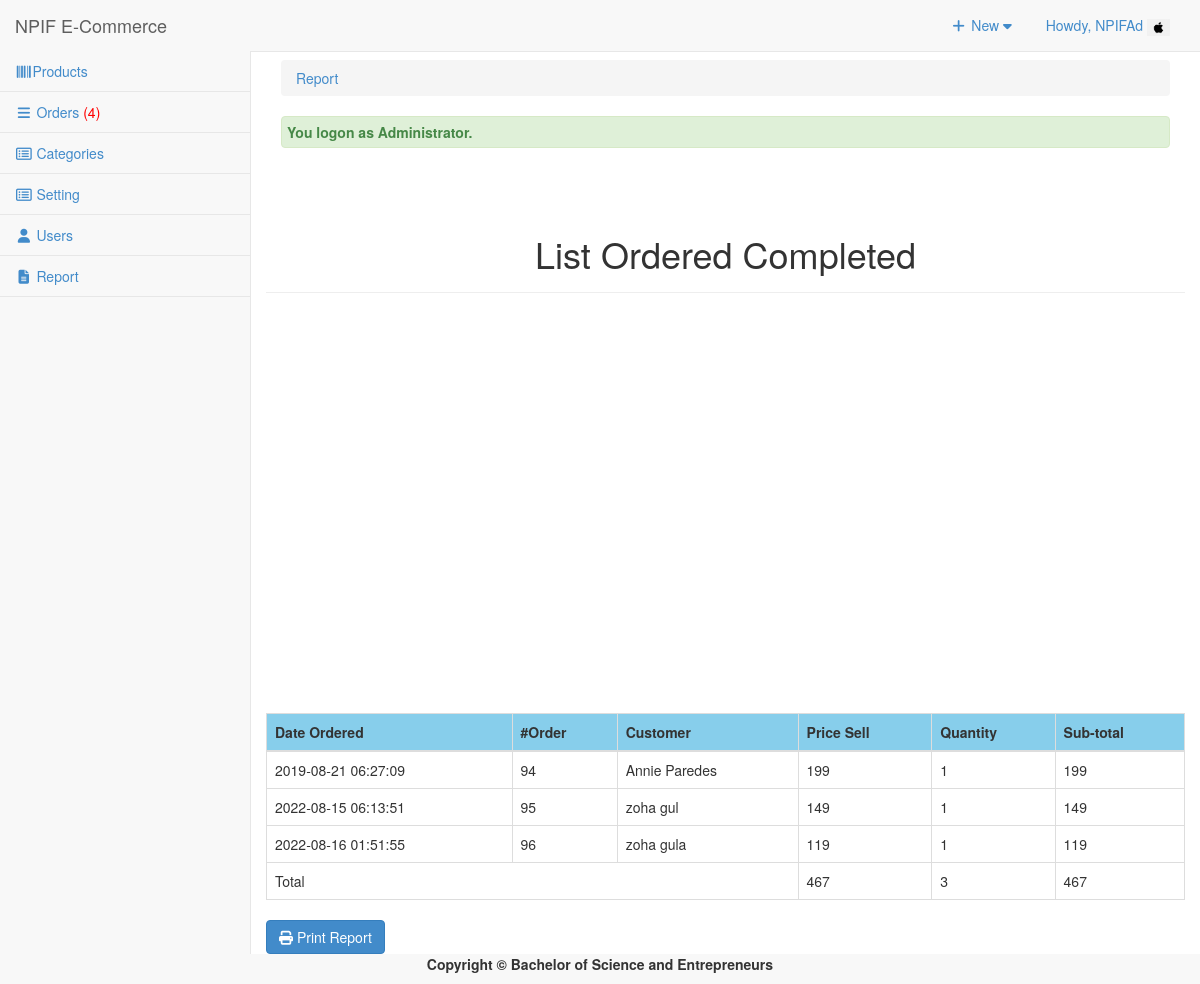
The app's page /admin/report/index.php (signed in) with its own data.
### tables this page shows
CREATE TABLE `tbluseraccount` (
  `USERID` int(11) NOT NULL,
  `U_NAME` varchar(122) NOT NULL,
  `U_USERNAME` varchar(122) NOT NULL,
  `U_PASS` varchar(122) NOT NULL,
  `U_ROLE` varchar(30) NOT NULL,
  `USERIMAGE` varchar(255) NOT NULL
);

CREATE TABLE `tblorder` (
  `ORDERID` int(11) NOT NULL,
  `PROID` int(11) NOT NULL,
  `ORDEREDQTY` int(11) NOT NULL,
  `ORDEREDPRICE` double NOT NULL,
  `ORDEREDNUM` int(11) NOT NULL,
  `USERID` int(11) NOT NULL
);

CREATE TABLE `tblsummary` (
  `SUMMARYID` int(11) NOT NULL,
  `ORDEREDDATE` datetime NOT NULL,
  `CUSTOMERID` int(11) NOT NULL,
  `ORDEREDNUM` int(11) NOT NULL,
  `DELFEE` double NOT NULL,
  `PAYMENT` double NOT NULL,
  `PAYMENTMETHOD` varchar(30) NOT NULL,
  `ORDEREDSTATS` varchar(30) NOT NULL,
  `ORDEREDREMARKS` varchar(125) NOT NULL,
  `CLAIMEDADTE` datetime NOT NULL,
  `HVIEW` tinyint(4) NOT NULL,
  `USERID` int(11) NOT NULL
);

CREATE TABLE `tblcustomer` (
  `CUSTOMERID` int(11) NOT NULL,
  `FNAME` varchar(30) NOT NULL,
  `LNAME` varchar(30) NOT NULL,
  `MNAME` varchar(30) NOT NULL,
  `CUSHOMENUM` varchar(90) NOT NULL,
  `STREETADD` text NOT NULL,
  `BRGYADD` text NOT NULL,
  `CITYADD` text NOT NULL,
  `PROVINCE` varchar(80) NOT NULL,
  `COUNTRY` varchar(30) NOT NULL,
  `DBIRTH` date NOT NULL,
  `GENDER` varchar(10) NOT NULL,
  `PHONE` varchar(20) NOT NULL,
  `EMAILADD` varchar(40) NOT NULL,
  `ZIPCODE` int(6) NOT NULL,
  `CUSUNAME` varchar(20) NOT NULL,
  `CUSPASS` varchar(90) NOT NULL,
  `CUSPHOTO` varchar(255) NOT NULL,
  `TERMS` tinyint(4) NOT NULL,
  `DATEJOIN` date NOT NULL
);

### admin/report/index.php (called while the page is built, shortened)
<?php
require_once("../../include/initialize.php");
$title ='Report';
require_once '../theme/Templates.php';
?>

### include/database.php (called while the page is built, shortened)
<?php
class Database {
	var $sql_string = '';
	private $conn;
	public function open_connection() {
		$this->conn = mysqli_connect(server,user,pass);
		if(!$this->conn){
			echo "Problem in database connection! Contact administrator!";
			exit();
		}else{
			$db_select = mysqli_select_db($this->conn,database_name);
		}
	}
	function setQuery($sql='') {
		$this->sql_string=$sql;
	}
	function executeQuery() {
		$result = mysqli_query($this->conn,$this->sql_string);
		return $result;
	}
	private function confirm_query($result) {
		return $result;
	}
	function loadResultList( $key='' ) {
		$cur = $this->executeQuery();
		$array = array();
		while ($row = mysqli_fetch_object($cur)) {
			if ($key) {
				$array[$row->$key] = $row;
			} else {
				$array[] = $row;
			}
		}
		return $array;
	}
	function loadSingleResult() {
		$cur = $this->executeQuery();
		while ($row = mysqli_fetch_object($cur)) {
		return $data = $row;
		}
	}
	public function num_rows($result_set) {
		return mysqli_num_rows($result_set);
	}
}
$mydb = new Database();
?>

### include/accounts.php (called while the page is built, shortened)
<?php
require_once(LIB_PATH.DS.'database.php');
class User {
	protected static  $tblname = "tbluseraccount";
	function single_user($id=""){
			global $mydb;
			$mydb->setQuery("SELECT * FROM ".self::$tblname."
				Where USERID= '{$id}' LIMIT 1");
			$cur = $mydb->loadSingleResult();
			return $cur;
	}
}
?>

### admin/report/list.php (the view, shortened to what this page needs)
<div class="row" style="margin:0;text-align:center;">
	<form action="index.php" method="post">
		<div class="col-lg-6"></div>
		<div class="col-lg-2">
			<div class="row">
				<div class="col-md-12">
				</div>
			</div>
		</div>
</div>
</div>
<div class="row">
	<span id="printout">
		<div class="col-md-12">
			<div class="page-header" style="text-align:center;">
				<h1>List Ordered Completed</h1>
			</div>
			<form class="" method="POST" action="<?php echo $_SERVER['PHP_SELF'] ?>">
				<table class="table table-bordered table-hover" align="center" cellspacing="10px">
					<thead>
						<tr bgcolor="skyblue" style="font-weight: bold;">
							<td>Date Ordered</td>
							<td>#Order</td>
							<td>Customer</td>
							<td>Price Sell</td>
							<td>Quantity</td>
							<td>Sub-total</td>
						</tr>
					</thead>
					<tbody>
						<?php
						$totAmount = 0;
						$totQty = 0;
						$markupPrice = 0;
						$query = "SELECT  *  FROM `tblorder` O, `tblcustomer` c,  `tblsummary` s
							 WHERE O.`ORDEREDNUM`=S.`ORDEREDNUM` AND  c.`CUSTOMERID` = s.`CUSTOMERID`
								  AND  ORDEREDSTATS='Confirmed' GROUP BY ORDEREDDATE";
						$mydb->setQuery($query);
						$cur = $mydb->loadResultList();
						if (isset($cur)) {
							foreach ($cur as $result) {
						?>
						<?php
								$AMOUNT = $result->ORDEREDPRICE * $result->ORDEREDQTY;
								echo '<tr>';
								echo '<td>' . $result->ORDEREDDATE . '</td>';
								echo '<td>' . $result->ORDEREDNUM . '</td>';
								echo '<td>' . $result->FNAME . ' ' . $result->LNAME . '</td>';
								echo '<td>' . $result->ORDEREDPRICE . '</td>';
								echo '<td>' . $result->ORDEREDQTY . '</td>';
								echo '<td>' . $AMOUNT . '</td> ';
								$markupPrice += $result->ORDEREDPRICE;
								$totQty += $result->ORDEREDQTY;
								$totAmount += $AMOUNT;
							}
						} else {
							echo '<tr><td colspan="7" align="center"><h2></h2></td></tr>';
						}
						?>
						<div id="chart_div" style="width: 100%; height:400px;"></div>
					</tbody>
					<tfoot>
						<tr>
							<td colspan="3">Total</td>
							<td><?php echo $markupPrice; ?></td>
							<td><?php echo $totQty; ?></td>
							<td><?php echo $totAmount; ?></td>
						</tr>
					</tfoot>
				</table>
			</form>
		</div>
	</span>
	<div class="row">
		<div class="col-md-12">
			<div class="col-md-2">
				<button onclick="tablePrint();" class="btn btn-primary"><i class="fa fa-print"></i> Print Report</button>
			</div>
		</div>
	</div>
</div>

### admin/theme/templates.php (shortened to what this page needs)
<!DOCTYPE html>
<html lang="en">
<head>
<link href="<?php echo web_root; ?>admin/css/bootstrap.min.css" rel="stylesheet">
<link href="<?php echo web_root; ?>admin/css/metisMenu.min.css" rel="stylesheet">
<link href="<?php echo web_root; ?>admin/css/timeline.css" rel="stylesheet">
<link href="<?php echo web_root; ?>admin/css/sb-admin-2.css" rel="stylesheet">
<link href="<?php echo web_root; ?>admin/font/css/font-awesome.min.css" rel="stylesheet" type="text/css">
<link href="<?php echo web_root; ?>admin/font/font-awesome.min.css" rel="stylesheet" type="text/css">
<link href="<?php echo web_root; ?>admin/css/dataTables.bootstrap.css" rel="stylesheet">
<link href="<?php echo web_root; ?>css/bootstrap-datetimepicker.min.css" rel="stylesheet" media="screen">
<link href="<?php echo web_root; ?>css/datepicker.css" rel="stylesheet" media="screen">
<link href="<?php echo web_root; ?>admin/css/costum.css" rel="stylesheet">
<link href="<?php echo web_root; ?>admin/css/ekko-lightbox.css" rel="stylesheet">
</head>
  <?php
    $query = "SELECT * FROM tblsummary WHERE ORDEREDSTATS = 'Pending'";
    $mydb->setQuery($query);
    $cur = $mydb->executeQuery();
    $rowscount = $mydb->num_rows($cur);
    $res = isset($rowscount)? $rowscount : 0;
    if($res>0){
    $order = '<span style="color:red;">('.$res.')</span>';
    }else{
        $order = '<span> ('.$res.')</span>';
    }
?>
<body>
   <div id="wrapper">
        <nav class="navbar navbar-default navbar-static-top  " role="navigation" style="margin-bottom: 0">
            <div class="navbar-header">
                 <a class="navbar-brand"  href="<?php echo web_root; ?>admin/index.php" >NPIF E-Commerce</a>
            </div>
            <ul class="nav navbar-top-links navbar-right">
                 <li class="dropdown">
                    <a class="dropdown-toggle" data-toggle="dropdown" href="#">
                        <i class="fa fa-plus fa-fw"></i> New  <i class="fa fa-caret-down"></i>
                    </a>
                </li>
<?php
 $user = New User();
$singleuser = $user->single_user($_SESSION['USERID']);
?>
                <li class="dropdown">
                    <a class="dropdown-toggle" data-toggle="dropdown" href="#">
                        Howdy, <?php echo $_SESSION['U_NAME']; ?> <img title="profile image" width="23px" height="17px" src="<?php echo web_root.'admin/user/'.$singleuser ->USERIMAGE ?>">
                    </a>
                </li>
            </ul>
            <div class="navbar-default sidebar" role="navigation">
                <div class="sidebar-nav navbar-collapse">
                    <ul class="nav" id="side-menu">
                        <li>
                             <a href="<?php echo web_root; ?>admin/products/index.php"><i class="fa fa-barcode fa-fw"></i>Products </a>
                        </li>
                        <li>
                             <a href="<?php echo web_root; ?>admin/orders/index.php" ><i class="fa fa-reorder fa-fw"></i>  Orders <?php echo $order; ?></a>
                  </li>
                         <li>
                             <a href="<?php echo web_root; ?>admin/category/index.php" ><i class="fa fa-list-alt fa-fw"></i>  Categories </a>
                        </li>
                        <?php if ($_SESSION['U_ROLE']=='Administrator') {
                        ?>
                         <li>
                             <a href="<?php echo web_root; ?>admin/settings/index.php" ><i class="fa fa-list-alt fa-fw"></i>  Setting </a>
                        </li>
                          <li>
                            <a href="<?php echo web_root; ?>admin/user/index.php" ><i class="fa fa-user fa-fw"></i> Users </a>
                        </li>
                         <li>
                            <a href="<?php echo web_root; ?>admin/report/index.php" ><i class="fa  fa-file-text fa-fw"></i> Report </a>
                        </li>
                 <?php }  ?>
                    </ul>
                </div>
            </div>
        </nav>
  <div id="page-wrapper">
            <div class="row" >
                <div class="col-lg-12">
                    <?php
                    if ($title<>'Dashboard'){
                       echo   '<p class="breadcrumb" style="margin-top: 8px;">
                        <a href="index.php" title="'. $title.'" >'. $title.'</a>
                        '.(isset($header) ? ' / '. $header : '').'  </p>'  ;
                    } ?>
                  <?php require_once $content; ?>
                </div>
            </div>
        </div>
</body>
      <footer><p  style="text-align: center;font-weight: bold;">Copyright &copy; Bachelor of Science and Entrepreneurs </p></footer>
</html>

### admin/css/sb-admin-2.css (style rules this page uses)
body { background-color: #f8f8f8; }
#wrapper { width: 100%; }
#page-wrapper { padding: 0 15px; min-height: 568px; background-color: #fff; }
@media (min-width:768px) { #page-wrapper { position: inherit; margin: 0 0 0 250px; padding: 0 30px; border-left: 1px solid #e7e7e7; } }
.navbar-top-links { margin-right: 0; }
.navbar-top-links li { display: inline-block; }
.navbar-top-links li:last-child { margin-right: 15px; }
.navbar-top-links li a { padding: 15px; min-height: 50px; }
.sidebar .sidebar-nav.navbar-collapse { padding-right: 0; padding-left: 0; }
.sidebar ul li { border-bottom: 1px solid #e7e7e7; }
@media (min-width:768px) { .sidebar { z-index: 1; position: absolute; width: 250px; margin-top: 51px; } }

### records on screen
tbluseraccount: USERIMAGE (picture)
tblorder: tblsummary.ORDEREDDATE "2019-08-21 06:27:09", tblsummary.ORDEREDNUM "94", tblcustomer.FNAME "Annie", tblcustomer.LNAME "Paredes", ORDEREDPRICE "199", ORDEREDQTY "1"
tblorder: tblsummary.ORDEREDDATE "2022-08-15 06:13:51", tblsummary.ORDEREDNUM "95", tblcustomer.FNAME "zoha", tblcustomer.LNAME "gul", ORDEREDPRICE "149", ORDEREDQTY "1"
tblorder: tblsummary.ORDEREDDATE "2022-08-16 01:51:55", tblsummary.ORDEREDNUM "96", tblcustomer.FNAME "zoha", tblcustomer.LNAME "gula", ORDEREDPRICE "119", ORDEREDQTY "1"

### other values on screen
$_SESSION['U_NAME'] "NPIFAd"
$res "4"
$title "Report"
$_SESSION['message'] "You logon as Administrator."
$markupPrice "467"
$totQty "3"
$totAmount "467"
